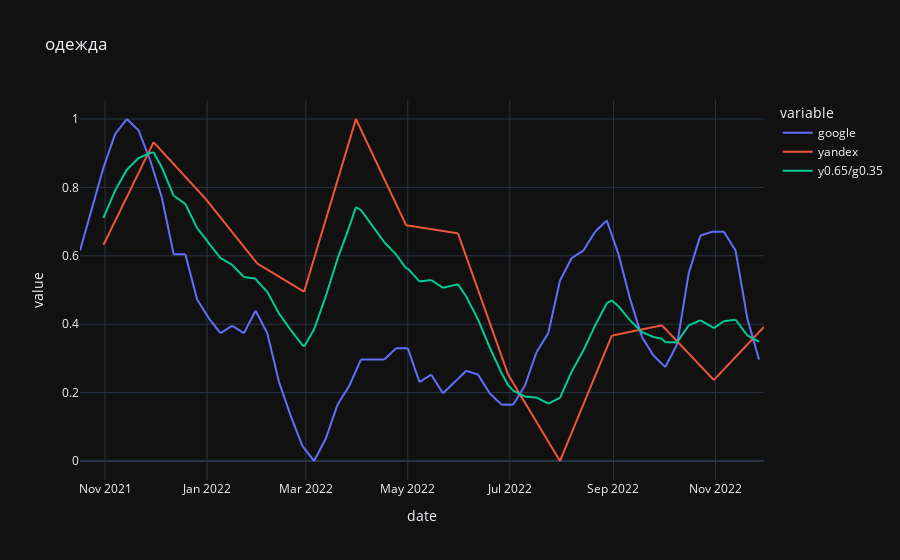
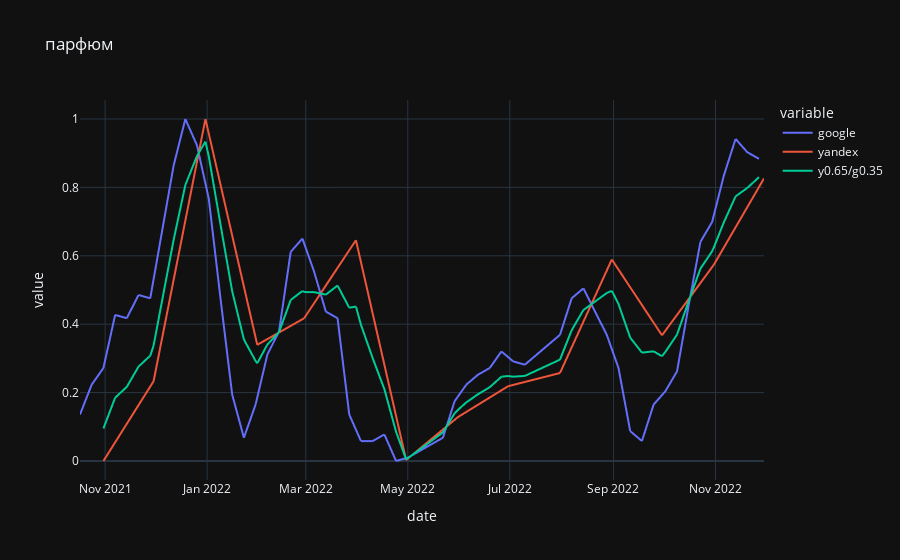
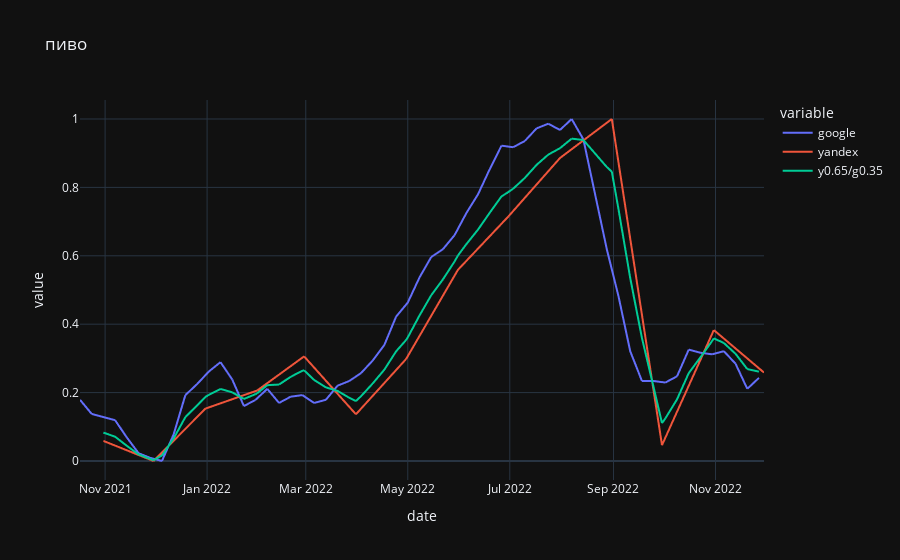
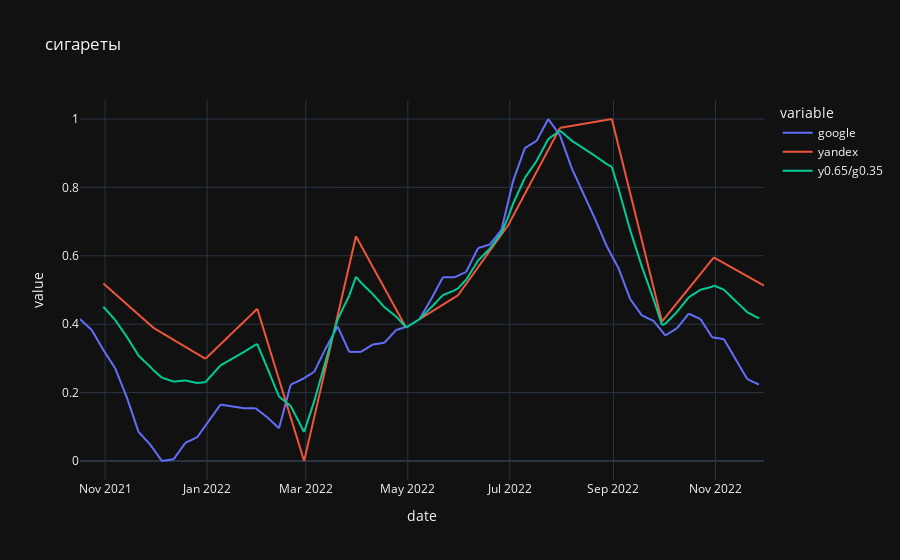

These figures' notebook cell, in order:
### Code cell
for df in dfs[4:]:
    px.line(df['df'], title=df['title']).show()

### Figure 1 — Plotly figure (JSON) as saved in the notebook; plotly's stock layout.template omitted (floating-point values rounded to 4 significant figures; data arrays with more than 128 entries replaced by an {"elided": "..."} marker saying what was removed)
{"data": [{"hovertemplate": "variable=google<br>date=%{x}<br>value=%{y}<extra></extra>", "legendgroup": "google", "line": {"color": "#636efa", "dash": "solid"}, "marker": {"symbol": "circle"}, "mode": "lines", "name": "google", "showlegend": true, "x": {"elided": "410 str values"}, "xaxis": "x", "y": {"elided": "410 float values"}, "yaxis": "y", "type": "scattergl"}, {"hovertemplate": "variable=yandex<br>date=%{x}<br>value=%{y}<extra></extra>", "legendgroup": "yandex", "line": {"color": "#EF553B", "dash": "solid"}, "marker": {"symbol": "circle"}, "mode": "lines", "name": "yandex", "showlegend": true, "x": {"elided": "410 str values"}, "xaxis": "x", "y": {"elided": "410 float values"}, "yaxis": "y", "type": "scattergl"}, {"hovertemplate": "variable=y0.65/g0.35<br>date=%{x}<br>value=%{y}<extra></extra>", "legendgroup": "y0.65/g0.35", "line": {"color": "#00cc96", "dash": "solid"}, "marker": {"symbol": "circle"}, "mode": "lines", "name": "y0.65/g0.35", "showlegend": true, "x": {"elided": "410 str values"}, "xaxis": "x", "y": {"elided": "410 float values"}, "yaxis": "y", "type": "scattergl"}], "layout": {"xaxis": {"anchor": "y", "domain": [0.0, 1.0], "title": {"text": "date"}}, "yaxis": {"anchor": "x", "domain": [0.0, 1.0], "title": {"text": "value"}}, "legend": {"title": {"text": "variable"}, "tracegroupgap": 0}, "title": {"text": "одежда"}}}

### Figure 2 — Plotly figure (JSON) as saved in the notebook; plotly's stock layout.template omitted (floating-point values rounded to 4 significant figures; data arrays with more than 128 entries replaced by an {"elided": "..."} marker saying what was removed)
{"data": [{"hovertemplate": "variable=google<br>date=%{x}<br>value=%{y}<extra></extra>", "legendgroup": "google", "line": {"color": "#636efa", "dash": "solid"}, "marker": {"symbol": "circle"}, "mode": "lines", "name": "google", "showlegend": true, "x": {"elided": "410 str values"}, "xaxis": "x", "y": {"elided": "410 float values"}, "yaxis": "y", "type": "scattergl"}, {"hovertemplate": "variable=yandex<br>date=%{x}<br>value=%{y}<extra></extra>", "legendgroup": "yandex", "line": {"color": "#EF553B", "dash": "solid"}, "marker": {"symbol": "circle"}, "mode": "lines", "name": "yandex", "showlegend": true, "x": {"elided": "410 str values"}, "xaxis": "x", "y": {"elided": "410 float values"}, "yaxis": "y", "type": "scattergl"}, {"hovertemplate": "variable=y0.65/g0.35<br>date=%{x}<br>value=%{y}<extra></extra>", "legendgroup": "y0.65/g0.35", "line": {"color": "#00cc96", "dash": "solid"}, "marker": {"symbol": "circle"}, "mode": "lines", "name": "y0.65/g0.35", "showlegend": true, "x": {"elided": "410 str values"}, "xaxis": "x", "y": {"elided": "410 float values"}, "yaxis": "y", "type": "scattergl"}], "layout": {"xaxis": {"anchor": "y", "domain": [0.0, 1.0], "title": {"text": "date"}}, "yaxis": {"anchor": "x", "domain": [0.0, 1.0], "title": {"text": "value"}}, "legend": {"title": {"text": "variable"}, "tracegroupgap": 0}, "title": {"text": "парфюм"}}}

### Figure 3 — Plotly figure (JSON) as saved in the notebook; plotly's stock layout.template omitted (floating-point values rounded to 4 significant figures; data arrays with more than 128 entries replaced by an {"elided": "..."} marker saying what was removed)
{"data": [{"hovertemplate": "variable=google<br>date=%{x}<br>value=%{y}<extra></extra>", "legendgroup": "google", "line": {"color": "#636efa", "dash": "solid"}, "marker": {"symbol": "circle"}, "mode": "lines", "name": "google", "showlegend": true, "x": {"elided": "410 str values"}, "xaxis": "x", "y": {"elided": "410 float values"}, "yaxis": "y", "type": "scattergl"}, {"hovertemplate": "variable=yandex<br>date=%{x}<br>value=%{y}<extra></extra>", "legendgroup": "yandex", "line": {"color": "#EF553B", "dash": "solid"}, "marker": {"symbol": "circle"}, "mode": "lines", "name": "yandex", "showlegend": true, "x": {"elided": "410 str values"}, "xaxis": "x", "y": {"elided": "410 float values"}, "yaxis": "y", "type": "scattergl"}, {"hovertemplate": "variable=y0.65/g0.35<br>date=%{x}<br>value=%{y}<extra></extra>", "legendgroup": "y0.65/g0.35", "line": {"color": "#00cc96", "dash": "solid"}, "marker": {"symbol": "circle"}, "mode": "lines", "name": "y0.65/g0.35", "showlegend": true, "x": {"elided": "410 str values"}, "xaxis": "x", "y": {"elided": "410 float values"}, "yaxis": "y", "type": "scattergl"}], "layout": {"xaxis": {"anchor": "y", "domain": [0.0, 1.0], "title": {"text": "date"}}, "yaxis": {"anchor": "x", "domain": [0.0, 1.0], "title": {"text": "value"}}, "legend": {"title": {"text": "variable"}, "tracegroupgap": 0}, "title": {"text": "пиво"}}}

### Figure 4 — Plotly figure (JSON) as saved in the notebook; plotly's stock layout.template omitted (floating-point values rounded to 4 significant figures; data arrays with more than 128 entries replaced by an {"elided": "..."} marker saying what was removed)
{"data": [{"hovertemplate": "variable=google<br>date=%{x}<br>value=%{y}<extra></extra>", "legendgroup": "google", "line": {"color": "#636efa", "dash": "solid"}, "marker": {"symbol": "circle"}, "mode": "lines", "name": "google", "showlegend": true, "x": {"elided": "410 str values"}, "xaxis": "x", "y": {"elided": "410 float values"}, "yaxis": "y", "type": "scattergl"}, {"hovertemplate": "variable=yandex<br>date=%{x}<br>value=%{y}<extra></extra>", "legendgroup": "yandex", "line": {"color": "#EF553B", "dash": "solid"}, "marker": {"symbol": "circle"}, "mode": "lines", "name": "yandex", "showlegend": true, "x": {"elided": "410 str values"}, "xaxis": "x", "y": {"elided": "410 float values"}, "yaxis": "y", "type": "scattergl"}, {"hovertemplate": "variable=y0.65/g0.35<br>date=%{x}<br>value=%{y}<extra></extra>", "legendgroup": "y0.65/g0.35", "line": {"color": "#00cc96", "dash": "solid"}, "marker": {"symbol": "circle"}, "mode": "lines", "name": "y0.65/g0.35", "showlegend": true, "x": {"elided": "410 str values"}, "xaxis": "x", "y": {"elided": "410 float values"}, "yaxis": "y", "type": "scattergl"}], "layout": {"xaxis": {"anchor": "y", "domain": [0.0, 1.0], "title": {"text": "date"}}, "yaxis": {"anchor": "x", "domain": [0.0, 1.0], "title": {"text": "value"}}, "legend": {"title": {"text": "variable"}, "tracegroupgap": 0}, "title": {"text": "сигареты"}}}
